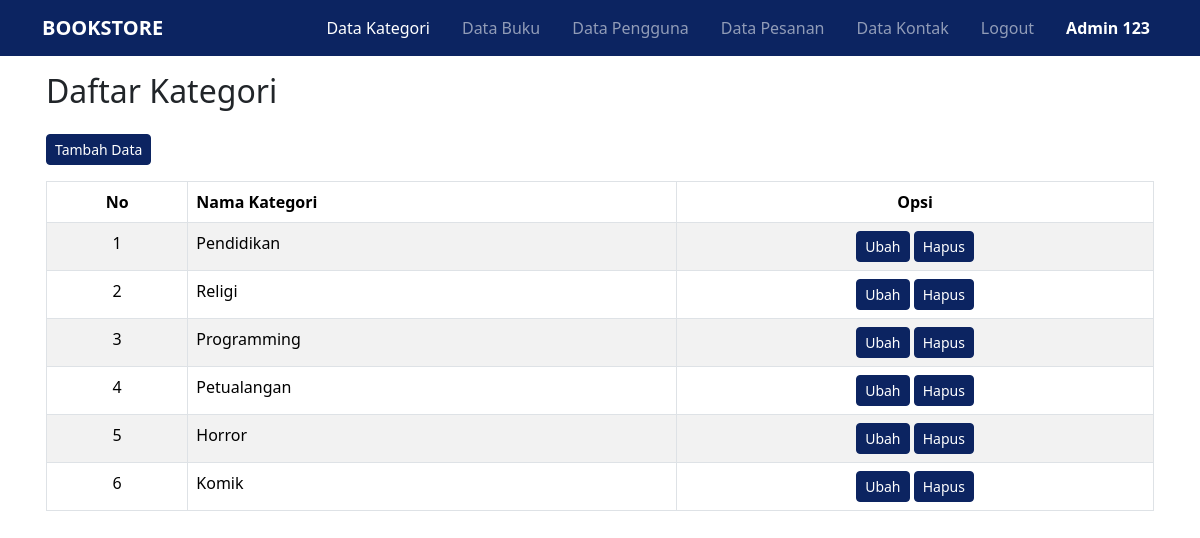
The app's page /admin/index.php (signed in) with its own data.
### tables this page shows
CREATE TABLE `tb_kategori` (
  `id_kategori` int(11) NOT NULL,
  `kategori` varchar(30) NOT NULL
);

### admin/halaman/data_kategori.php (the view, shortened to what this page needs)
<?php
$sql = "SELECT * FROM tb_kategori";
$query = mysqli_query($connectDB, $sql);
$jumlahData = mysqli_num_rows($query);
?>
<div class="row">
    <div class="col">
        <h1 class="mb-4 h2">Daftar Kategori</h1>
        <a href="index.php?hal=tambah_kategori&section=hal_tambah_kategori" class="btn btn-primary btn-sm mb-3">Tambah Data</a>
        <?php
        if ($jumlahData == 0) {
        ?>
            <div class="alert alert-primary mt-2" role="alert">
                Data kategori belum tersedia..
            </div>
        <?php
        } else {
        ?>
            <table class="table table-bordered table-striped">
                <thead>
                    <tr>
                        <th scope="col" class="text-center">No</th>
                        <th scope="col">Nama Kategori</th>
                        <th scope="col" class="text-center">Opsi</th>
                    </tr>
                </thead>
                <tbody>
                    <?php
                    $no = 0;
                    while ($data = mysqli_fetch_assoc($query)) :
                        $no++;
                    ?>
                        <tr>
                            <td scope="row" class="text-center"><?= $no; ?></td>
                            <td><?= $data['kategori']; ?></td>
                            <td class="text-center">
                                <a href="index.php?hal=ubah_kategori&id=<?= $data['id_kategori']; ?>&section=hal_edit_kategori" class="btn btn-primary btn-sm">Ubah</a>
                                <a href="halaman/process/proses_hapus.php?id=<?= $data['id_kategori']; ?>&proses=hapus_kategori" class="btn btn-primary btn-sm" onclick="return confirm('Yakin ingin menghapusnya?')">Hapus</a>
                            </td>
                        </tr>
                    <?php
                    endwhile;
                    ?>
                </tbody>
            </table>
        <?php
        }
        ?>
    </div>
</div>

### admin/index.php (style rules this page uses)
.btn-primary { background-color: #0c2461 !important; border-color: #0c2461 !important; }

### records on screen
tb_kategori: kategori "Pendidikan"
tb_kategori: kategori "Religi"
tb_kategori: kategori "Programming"
tb_kategori: kategori "Petualangan"
tb_kategori: kategori "Horror"
tb_kategori: kategori "Komik"

### other values on screen
$_SESSION['nama_admin'] "Admin 123"
